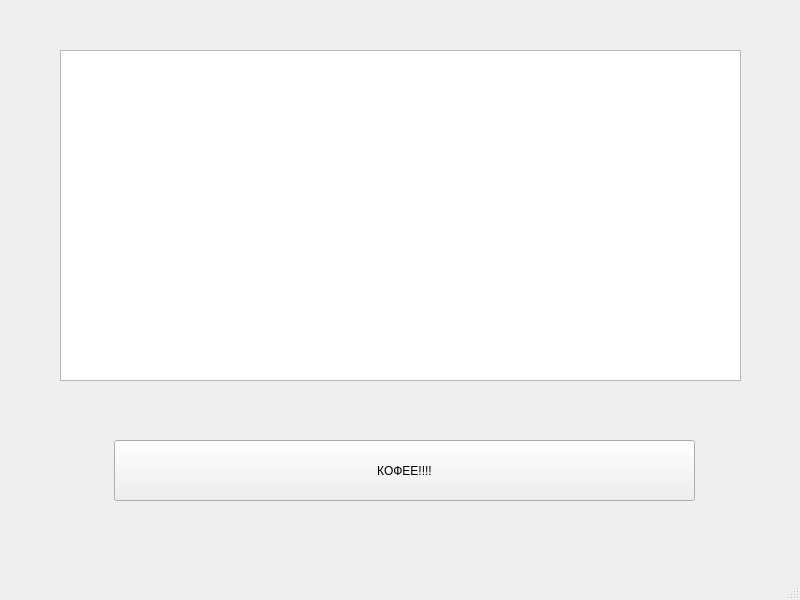
<?xml version="1.0" encoding="UTF-8"?>
<ui version="4.0">
 <class>MainWindow</class>
 <widget class="QMainWindow" name="MainWindow">
  <property name="geometry">
   <rect>
    <x>0</x>
    <y>0</y>
    <width>800</width>
    <height>600</height>
   </rect>
  </property>
  <property name="windowTitle">
   <string>MainWindow</string>
  </property>
  <widget class="QWidget" name="centralwidget">
   <widget class="QListView" name="listView">
    <property name="geometry">
     <rect>
      <x>60</x>
      <y>50</y>
      <width>681</width>
      <height>331</height>
     </rect>
    </property>
   </widget>
   <widget class="QPushButton" name="pushButton">
    <property name="geometry">
     <rect>
      <x>114</x>
      <y>440</y>
      <width>581</width>
      <height>61</height>
     </rect>
    </property>
    <property name="toolTip">
     <string>&lt;html&gt;&lt;head/&gt;&lt;body&gt;&lt;p align=&quot;center&quot;&gt;&lt;span style=&quot; font-size:18pt;&quot;&gt;КОФЕ!!!!!&lt;/span&gt;&lt;/p&gt;&lt;/body&gt;&lt;/html&gt;</string>
    </property>
    <property name="text">
     <string>КОФЕЕ!!!!</string>
    </property>
   </widget>
  </widget>
  <widget class="QMenuBar" name="menubar">
   <property name="geometry">
    <rect>
     <x>0</x>
     <y>0</y>
     <width>800</width>
     <height>34</height>
    </rect>
   </property>
  </widget>
  <widget class="QStatusBar" name="statusbar"/>
 </widget>
 <resources/>
 <connections/>
</ui>
